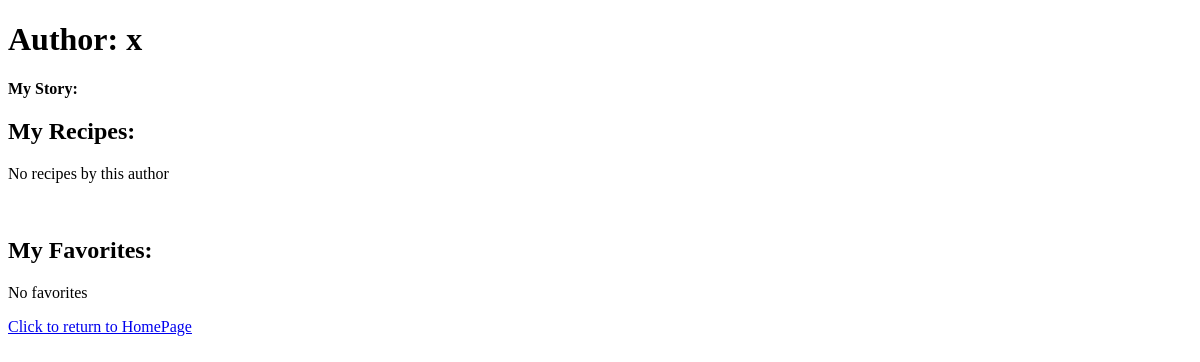
Before: /author/4/ with the older database file.
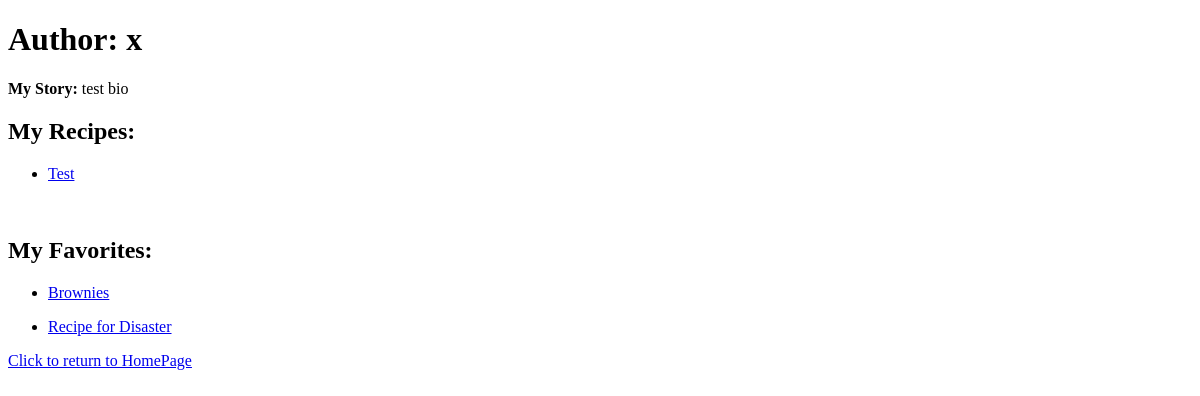
After: the same page with the newer database file.
### recipe_authentication/models.py (models this page shows, shortened)
class Author(models.Model):
    name = models.CharField(max_length=50)
    bio = models.TextField()
    user = models.OneToOneField(User, on_delete=models.CASCADE)
    favorites = models.ManyToManyField('Recipes', related_name='favorites', symmetrical=False, blank=True)

class Recipes(models.Model):
    title = models.CharField(max_length=50)
    author = models.ForeignKey(Author, on_delete=models.CASCADE)
    description = models.CharField(max_length=1000)
    time_req = models.CharField(max_length=50)
    instructions = models.TextField()

### recipe_authentication/views.py (the view)
# urls.py: path('author/<int:id>/', views.author_stuff),
def author_stuff(request, id):
    html = "author.html"
    stuff = Recipes.objects.all().filter(id=id)
    author = Author.objects.all().filter(id=id)
    favorites = author.first().favorites.get_queryset()
    return render(request, html, {'author': author, 'recipes': stuff, 'favorites': favorites})

### recipe_authentication/templates/author.html (shortened to what this page needs)
<!DOCTYPE html>
<html lang="en">
<head>
</head>
<body>
    {% for item in author %}
    <h1>Author: {{ item.name }}</h1>
    <p><b>My Story:</b>
    {{ item.bio }}</p>
    {% endfor %}
    <h2>My Recipes:</h2>
    {% if not recipes %}
    <p>No recipes by this author</p>
    {% else %}
    {% for rec in recipes %}
    <ul>
        <li>
            <a href='/recipes/{{ rec.id }}'>{{ rec.title }}</a>
        </li>
    </ul>
    {% endfor %}
    {% endif %}
    <br>
    <h2>My Favorites:</h2>
    {% if not favorites %}
    <p>No favorites</p>
    {% else %}
    {% for fav in favorites %}
    <ul>
        <li>
            <a href="/recipes/{{ fav.id }}">{{ fav.title }}</a>
        </li>
    </ul>
    {% endfor %}
    {% endif  %}
    <a href="/">Click to return to HomePage</a>
</body>
</html>

Changed rows visible on the page:
changed Author: bio (not shown) → "test bio"
added Recipes: title "Test", shown under "My Recipes:"
now on this page (row unchanged): Recipes: title "Brownies", shown under "My Favorites:"
added Recipes: title "Recipe for Disaster", shown under "My Favorites:"
Other visible differences:
text no longer shown: "No recipes by this author No favorites"
